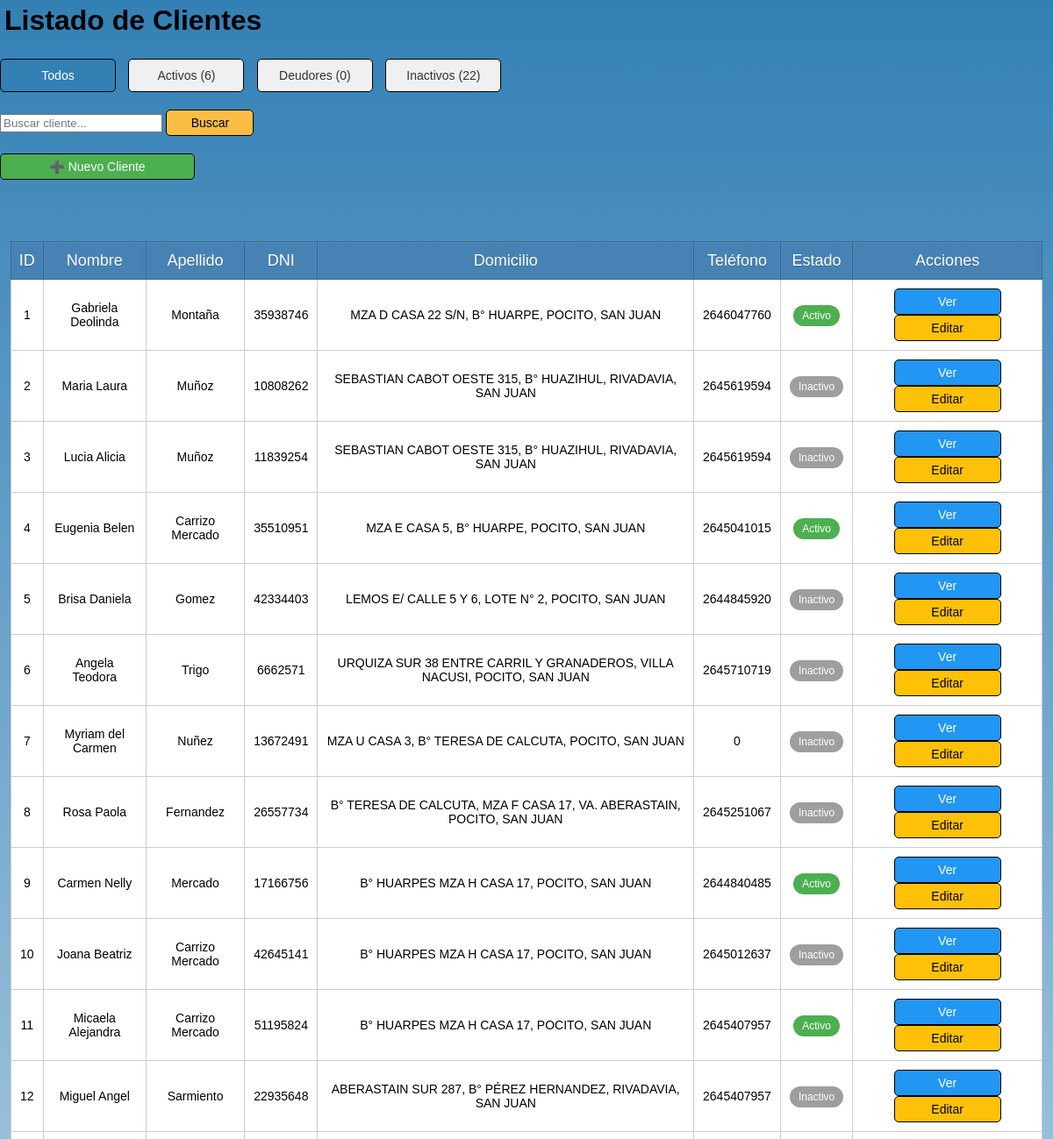
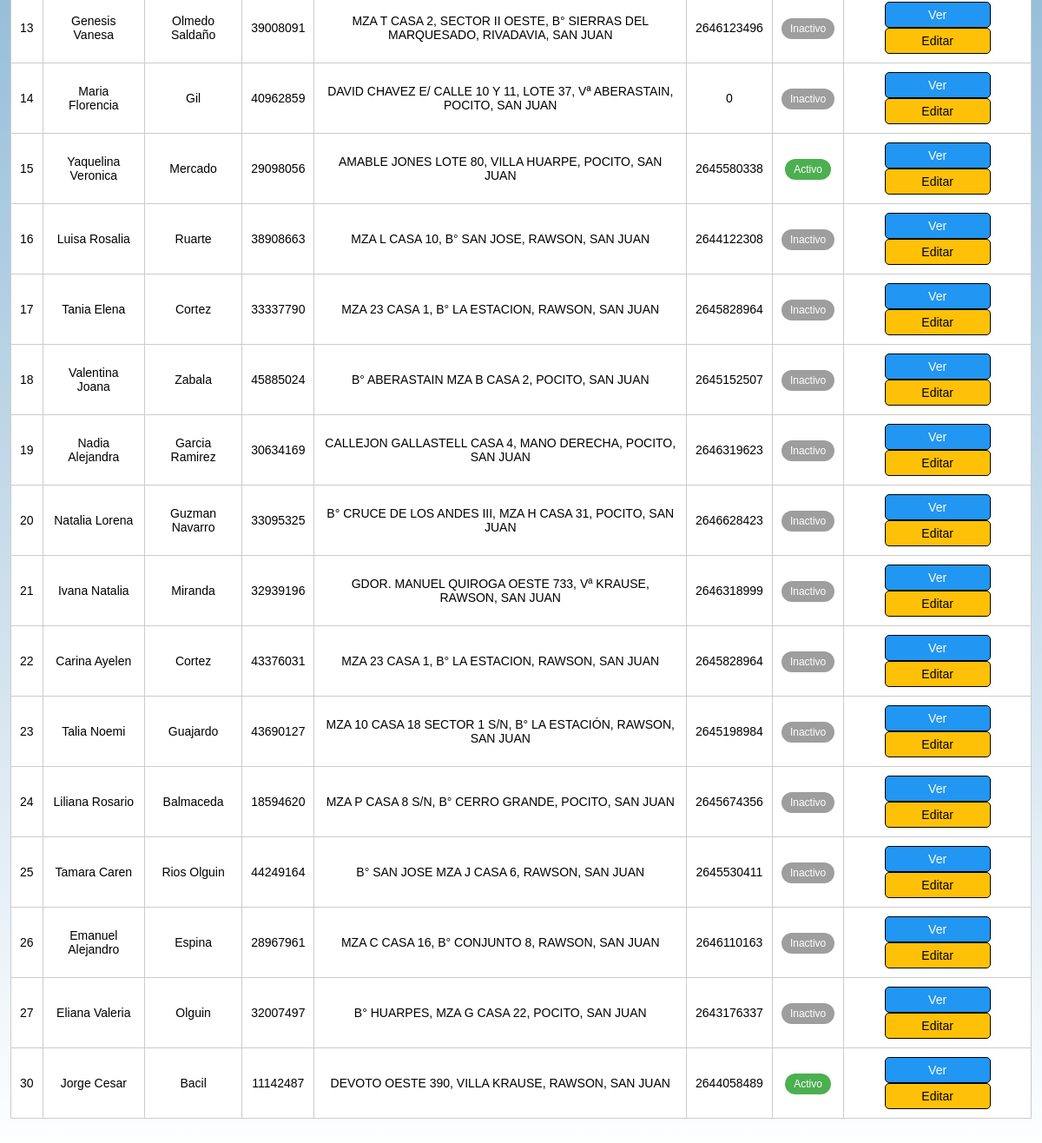
/src/modules/clientes/index_clientes.php, run on the app's committed database (2 pictures, top to bottom).
### tables this page shows
CREATE TABLE `clientes` (
  `id_cliente` int(10) UNSIGNED NOT NULL,
  `nombre` text NOT NULL,
  `apellido` text NOT NULL,
  `dni` varchar(20) NOT NULL,
  `domicilio` varchar(100) NOT NULL,
  `telefono` varchar(20) NOT NULL,
  `estado` enum('Activo','Deudor','Inactivo') NOT NULL
);

### src/modules/clientes/index_clientes.php (the view, shortened to what this page needs)
<?php
require_once '../../config/database.php';
$buscar = isset($_GET['buscar']) ? trim($_GET['buscar']) : '';
$estado = isset($_GET['estado']) ? $_GET['estado'] : '';
$query = "SELECT id_cliente, nombre, apellido, dni, domicilio, telefono, estado
          FROM clientes
          WHERE 1";
$result = $conn->query($query);
?>
<!DOCTYPE html>
<html lang="es">
<head>
    <link rel="stylesheet" href="../../../style/style.css">
</head>
<body>
    <h1>Listado de Clientes</h1>
    <div class="filtros-estado">
        <a href="index_clientes.php" class="<?php echo empty($estado) ? 'activo' : ''; ?>">Todos</a>
        <a href="index_clientes.php?estado=Activo" class="<?php echo $estado == 'Activo' ? 'activo' : ''; ?>">Activos (<?php echo contar_clientes('Activo'); ?>)</a>
        <a href="index_clientes.php?estado=Deudor" class="<?php echo $estado == 'Deudor' ? 'activo' : ''; ?>">Deudores (<?php echo contar_clientes('Deudor'); ?>)</a>
        <a href="index_clientes.php?estado=Inactivo" class="<?php echo $estado == 'Inactivo' ? 'activo' : ''; ?>">Inactivos (<?php echo contar_clientes('Inactivo'); ?>)</a>
    </div>
    <form action="index_clientes.php" method="GET">
        <input type="text" name="buscar" placeholder="Buscar cliente..." value="<?php echo htmlspecialchars($buscar); ?>">
        <button type="submit">Buscar</button>
    </form>
    <a href="registrar_cliente.php" class="nuevo-cliente">➕ Nuevo Cliente</a>
    <table>
        <thead>
            <tr>
                <th>ID</th>
                <th>Nombre</th>
                <th>Apellido</th>
                <th>DNI</th>
                <th>Domicilio</th>
                <th>Teléfono</th>
                <th>Estado</th>
                <th>Acciones</th>
            </tr>
        </thead>
        <tbody>
            <?php if ($result->num_rows > 0): ?>
                <?php while ($cliente = $result->fetch_assoc()): ?>
                    <tr class="estado-<?php echo strtolower($cliente['estado']); ?>">
                        <td><?php echo $cliente['id_cliente']; ?></td>
                        <td><?php echo htmlspecialchars($cliente['nombre']); ?></td>
                        <td><?php echo htmlspecialchars($cliente['apellido']); ?></td>
                        <td><?php echo $cliente['dni']; ?></td>
                        <td><?php echo htmlspecialchars($cliente['domicilio']); ?></td>
                        <td><?php echo $cliente['telefono']; ?></td>
                        <td>
                            <span class="badge-estado <?php echo strtolower($cliente['estado']); ?>">
                                <?php echo $cliente['estado']; ?>
                            </span>
                        </td>
                        <td>
                        <a href="detalle_cliente.php?id_cliente=<?php echo $cliente['id_cliente']; ?>" class="btn-ver">Ver</a>
                            <a href="editar_cliente.php?id_cliente=<?php echo $cliente['id_cliente']; ?>" class="btn-editar">Editar</a>
                        </td>
                    </tr>
                <?php endwhile; ?>
            <?php else: ?>
                <tr>
                    <td colspan="8" class="sin-resultados">No se encontraron clientes</td>
                </tr>
            <?php endif; ?>
        </tbody>
    </table>
</body>
</html>
<?php
function contar_clientes($estado)
{
    global $conn;
    $query = "SELECT COUNT(*) AS total FROM clientes WHERE estado = '" . $conn->real_escape_string($estado) . "'";
    $result = $conn->query($query);
    return $result->fetch_assoc()['total'];
}
?>

### style/style.css (style rules this page uses)
body { background: linear-gradient(to bottom, #3380B5, white); font-family: sans-serif; margin: 0; padding: 0; height: 100%; width: 100%; display: flex; flex-direction: column; }
table { text-align: center; width: 98%; border-collapse: collapse; border: 1px solid black; margin: 50px auto; background: white; }
th { background: steelblue; height: 40px; font-weight: lighter; text-shadow: 0 1px 0 #38678f; color: white; border: 1px solid #38678f; box-shadow: inset 0px 1px 2px #568ebd; transition: all 0.2s; font-size: 18px; }
tr { border-bottom: 1px solid #cccccc; width: 100%; }
td { border: 1px solid #cccccc; padding: 10px; transition: all 0.2s; font-size: 14px; }
a, input[type="submit"], button { font-size: 14px; text-align: center; width: 100px; display: inline-block; background-color: #FABD44; padding: 6px 10px; border-radius: 5px; text-decoration: none; color: black; border: 1px solid black; cursor: pointer; }
h1 { font-family: sans-serif; margin: 5px; }
.filtros-estado { margin: 20px 0; }
.filtros-estado a { padding: 10px 15px; margin-right: 10px; border-radius: 5px; text-decoration: none; background: #f0f0f0; color: #333; transition: all 0.3s; }
.filtros-estado a.activo { background: #3380B5; color: white; }
.badge-estado { padding: 5px 10px; border-radius: 15px; font-size: 12px; }
.badge-estado.activo { background: #4CAF50; color: white; }
.badge-estado.inactivo { background: #9E9E9E; color: white; }
.btn-editar { background: #FFC107 !important; }
.btn-ver { background: #2196F3 !important; color: white !important; }
.nuevo-cliente { display: block; width: 200px; margin: 20px 0; background: #4CAF50 !important; color: white !important; }
.activo { background-color: #d4edda; color: #155724; }

### data on the page
clientes: id_cliente "1", nombre "Gabriela Deolinda", apellido "Montaña", dni "35938746", domicilio "MZA D CASA 22 S/N, B° HUARPE, POCITO, SAN JUAN", telefono "2646047760", estado "Activo"
clientes: id_cliente "2", nombre "Maria Laura", apellido "Muñoz", dni "10808262", domicilio "SEBASTIAN CABOT OESTE 315, B° HUAZIHUL, RIVADAVIA, SAN JUAN", telefono "2645619594", estado "Inactivo"
clientes: id_cliente "3", nombre "Lucia Alicia", apellido "Muñoz", dni "11839254", domicilio "SEBASTIAN CABOT OESTE 315, B° HUAZIHUL, RIVADAVIA, SAN JUAN", telefono "2645619594", estado "Inactivo"
clientes: id_cliente "4", nombre "Eugenia Belen", apellido "Carrizo Mercado", dni "35510951", domicilio "MZA E CASA 5, B° HUARPE, POCITO, SAN JUAN", telefono "2645041015", estado "Activo"
clientes: id_cliente "5", nombre "Brisa Daniela", apellido "Gomez", dni "42334403", domicilio "LEMOS E/ CALLE 5 Y 6, LOTE N° 2, POCITO, SAN JUAN", telefono "2644845920", estado "Inactivo"
clientes: id_cliente "6", nombre "Angela Teodora", apellido "Trigo", dni "6662571", domicilio "URQUIZA SUR 38 ENTRE CARRIL Y GRANADEROS, VILLA NACUSI, POCITO, SAN JUAN", telefono "2645710719", estado "Inactivo"
clientes: id_cliente "7", nombre "Myriam del Carmen", apellido "Nuñez", dni "13672491", domicilio "MZA U CASA 3, B° TERESA DE CALCUTA, POCITO, SAN JUAN", telefono "0", estado "Inactivo"
clientes: id_cliente "8", nombre "Rosa Paola", apellido "Fernandez", dni "26557734", domicilio "B° TERESA DE CALCUTA, MZA F CASA 17, VA. ABERASTAIN, POCITO, SAN JUAN", telefono "2645251067", estado "Inactivo"
clientes: id_cliente "9", nombre "Carmen Nelly", apellido "Mercado", dni "17166756", domicilio "B° HUARPES MZA H CASA 17, POCITO, SAN JUAN", telefono "2644840485", estado "Activo"
clientes: id_cliente "10", nombre "Joana Beatriz", apellido "Carrizo Mercado", dni "42645141", domicilio "B° HUARPES MZA H CASA 17, POCITO, SAN JUAN", telefono "2645012637", estado "Inactivo"
clientes: id_cliente "11", nombre "Micaela Alejandra", apellido "Carrizo Mercado", dni "51195824", domicilio "B° HUARPES MZA H CASA 17, POCITO, SAN JUAN", telefono "2645407957", estado "Activo"
clientes: id_cliente "12", nombre "Miguel Angel", apellido "Sarmiento", dni "22935648", domicilio "ABERASTAIN SUR 287, B° PÉREZ HERNANDEZ, RIVADAVIA, SAN JUAN", telefono "2645407957", estado "Inactivo"
clientes: id_cliente "13", nombre "Genesis Vanesa", apellido "Olmedo Saldaño", dni "39008091", domicilio "MZA T CASA 2, SECTOR II OESTE, B° SIERRAS DEL MARQUESADO, RIVADAVIA, SAN JUAN", telefono "2646123496", estado "Inactivo"
clientes: id_cliente "14", nombre "Maria Florencia", apellido "Gil", dni "40962859", domicilio "DAVID CHAVEZ E/ CALLE 10 Y 11, LOTE 37, Vª ABERASTAIN, POCITO, SAN JUAN", telefono "0", estado "Inactivo"
clientes: id_cliente "15", nombre "Yaquelina Veronica", apellido "Mercado", dni "29098056", domicilio "AMABLE JONES LOTE 80, VILLA HUARPE, POCITO, SAN JUAN", telefono "2645580338", estado "Activo"
clientes: id_cliente "16", nombre "Luisa Rosalia", apellido "Ruarte", dni "38908663", domicilio "MZA L CASA 10, B° SAN JOSE, RAWSON, SAN JUAN", telefono "2644122308", estado "Inactivo"
clientes: id_cliente "17", nombre "Tania Elena", apellido "Cortez", dni "33337790", domicilio "MZA 23 CASA 1, B° LA ESTACION, RAWSON, SAN JUAN", telefono "2645828964", estado "Inactivo"
clientes: id_cliente "18", nombre "Valentina Joana", apellido "Zabala", dni "45885024", domicilio "B° ABERASTAIN MZA B CASA 2, POCITO, SAN JUAN", telefono "2645152507", estado "Inactivo"
clientes: id_cliente "19", nombre "Nadia Alejandra", apellido "Garcia Ramirez", dni "30634169", domicilio "CALLEJON GALLASTELL CASA 4, MANO DERECHA, POCITO, SAN JUAN", telefono "2646319623", estado "Inactivo"
clientes: id_cliente "20", nombre "Natalia Lorena", apellido "Guzman Navarro", dni "33095325", domicilio "B° CRUCE DE LOS ANDES III, MZA H CASA 31, POCITO, SAN JUAN", telefono "2646628423", estado "Inactivo"
clientes: id_cliente "21", nombre "Ivana Natalia", apellido "Miranda", dni "32939196", domicilio "GDOR. MANUEL QUIROGA OESTE 733, Vª KRAUSE, RAWSON, SAN JUAN", telefono "2646318999", estado "Inactivo"
clientes: id_cliente "22", nombre "Carina Ayelen", apellido "Cortez", dni "43376031", domicilio "MZA 23 CASA 1, B° LA ESTACION, RAWSON, SAN JUAN", telefono "2645828964", estado "Inactivo"
clientes: id_cliente "23", nombre "Talia Noemi", apellido "Guajardo", dni "43690127", domicilio "MZA 10 CASA 18 SECTOR 1 S/N, B° LA ESTACIÓN, RAWSON, SAN JUAN", telefono "2645198984", estado "Inactivo"
clientes: id_cliente "24", nombre "Liliana Rosario", apellido "Balmaceda", dni "18594620", domicilio "MZA P CASA 8 S/N, B° CERRO GRANDE, POCITO, SAN JUAN", telefono "2645674356", estado "Inactivo"
clientes: id_cliente "25", nombre "Tamara Caren", apellido "Rios Olguin", dni "44249164", domicilio "B° SAN JOSE MZA J CASA 6, RAWSON, SAN JUAN", telefono "2645530411", estado "Inactivo"
clientes: id_cliente "26", nombre "Emanuel Alejandro", apellido "Espina", dni "28967961", domicilio "MZA C CASA 16, B° CONJUNTO 8, RAWSON, SAN JUAN", telefono "2646110163", estado "Inactivo"
clientes: id_cliente "27", nombre "Eliana Valeria", apellido "Olguin", dni "32007497", domicilio "B° HUARPES, MZA G CASA 22, POCITO, SAN JUAN", telefono "2643176337", estado "Inactivo"
clientes: id_cliente "30", nombre "Jorge Cesar", apellido "Bacil", dni "11142487", domicilio "DEVOTO OESTE 390, VILLA KRAUSE, RAWSON, SAN JUAN", telefono "2644058489", estado "Activo"

### other printed values
contar_clientes('Activo') "6"
contar_clientes('Deudor') "0"
contar_clientes('Inactivo') "22"
